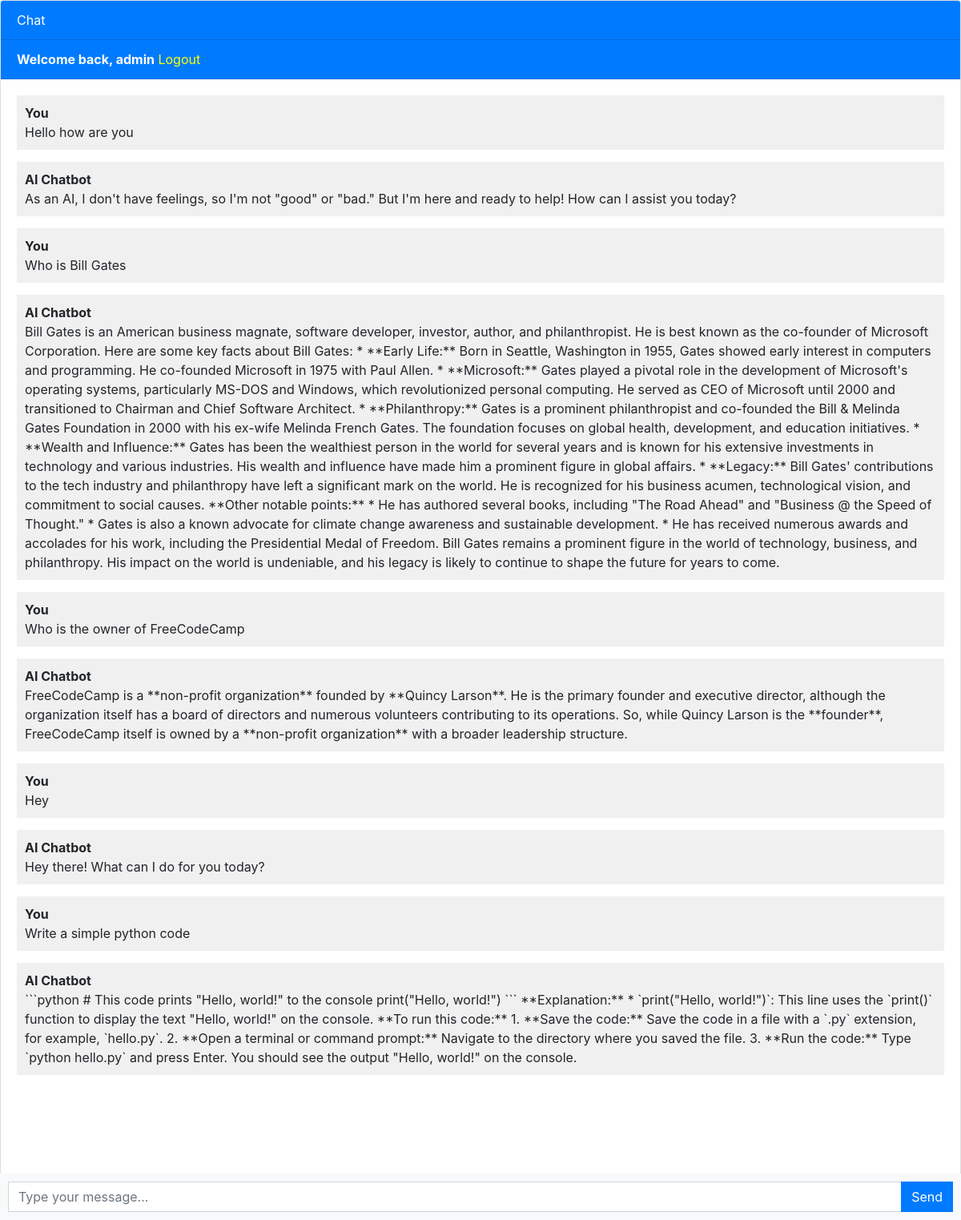
Screenshot of / (signed in) with the database file from the repository.
### chatbot/models.py (models this page shows, shortened)
class Chat(models.Model):
    user= models.ForeignKey(User,on_delete=models.CASCADE)
    message= models.TextField()
    response=models.TextField()
    created_at= models.DateTimeField(auto_now_add=True)

### chatbot/views.py (the view)
# urls.py: path('',views.chatbot,name='chatbot'),
def chatbot(request):
    chats = Chat.objects.filter(user=request.user)
    if request.method == 'POST':
        message = request.POST.get('message')
        response = ask_gemini(message)
        chat = Chat(user=request.user,message=message,response=response,created_at=timezone.now())
        chat.save()
        return JsonResponse({'message': message, 'response': response})
    return render(request, 'chatbot.html',{'chats':chats})

### templates/chatbot.html (shortened to what this page needs)
{% extends 'base.html' %}
{% block content %}
<div class="chat-container">
  <div class="card flex-grow-1">
    <div class="card-header bg-primary text-white">Chat</div>
    {% if user.is_authenticated %}
    <div class="card-header bg-primary text-white"><b>Welcome back, {{user.username}}</b>    <a style="color:yellow" href="logout">Logout</a></div>
    {% else %}
    <div class="card-header bg-primary text-white"><a style="color:yellow" href="login">Login</a>    <a style="color:yellow" href="register">Register</a></div>
    {% endif %}
    <div class="card-body messages-box">
      <ul class="list-unstyled messages-list">
        {% for chat in chats %}
          {% if chat.user == request.user %}
            <li class="message received">
              <div class="message-text">
                <div class="message-sender">
                  <b>You</b>
                </div>
                <div class="message-content">
                  {{chat.message}}
                </div>
              </div>
        </li>
        <li class="message received">
          <div class="message-text">
            <div class="message-sender">
              <b>AI Chatbot</b>
            </div>
            <div class="message-content">
              {{chat.response}}
            </div>
          </div>
        </li>
          {% endif %}
        {% endfor %}
      </ul>
    </div>
    <br><br>
    <br><br>
    <br><br>
  </div>
  <form class="message-form">
    <div class="input-group">
      <input type="text" class="form-control message-input" placeholder="Type your message...">
      <div class="input-group-append">
        <button type="submit" class="btn btn-primary btn-send">Send</button>
      </div>
    </div>
  </form>
</div>
{% endblock %}

### templates/base.html (shortened to what this page needs)
<!DOCTYPE html>
<html lang="en">
  <head>
    <link rel="stylesheet" href="https://stackpath.bootstrapcdn.com/bootstrap/4.3.1/css/bootstrap.min.css">
  </head>
  <body>
    {% block content %}{% endblock %}
  </body>
</html>

### templates/chatbot.html (style rules this page uses)
body, html { height: 100%; }
.messages-box { flex: 1; overflow-y: auto; }
.messages-list { padding-left: 0; }
.message { margin-bottom: 15px; list-style: none; }
.message-text { padding: 10px; border-radius: 5px; }
.received { background-color: #f1f0f0; align-self: flex-start; }
.message-form { display: flex; position: fixed; bottom: 0; left: 0; right: 0; padding: 10px; background-color: #f8f9fa; }
.message-input { flex: 1; border-radius: 0; border-right: none; }
.btn-send { border-radius: 0; }
.chat-container { height: 100%; display: flex; flex-direction: column; }

### rows the page displays
Chat: message "Hello how are you", response "As an AI, I don't have feelings, so I'm not \"good\" or \"bad.\" But I'm here and ready to help! How can I assist you today?"
Chat: message "Who is Bill Gates", response "Bill Gates is an American business magnate, software developer, investor, author, and philanthropist. He is best known as the co-founder of Microsoft Corporation. Here are some key facts about Bill Gates: * **Early Life:** Born in Seattle, Washington in 1955, Gates showed early interest in computers and programming. He co-founded Microsoft in 1975 with Paul Allen. * **Microsoft:** Gates played a pivotal role in the development of Microsoft's operating systems, particularly MS-DOS and Windows, which revolutionized personal computing. He served as CEO of Microsoft until 2000 and transitioned to Chairman and Chief Software Architect. * **Philanthropy:** Gates is a prominent philanthropist and…"
Chat: message "Who is the owner of FreeCodeCamp", response "FreeCodeCamp is a **non-profit organization** founded by **Quincy Larson**. He is the primary founder and executive director, although the organization itself has a board of directors and numerous volunteers contributing to its operations. So, while Quincy Larson is the **founder**, FreeCodeCamp itself is owned by a **non-profit organization** with a broader leadership structure."
Chat: message "Hey", response "Hey there! What can I do for you today?"
Chat: message "Write a simple python code", response "```python # This code prints \"Hello, world!\" to the console print(\"Hello, world!\") ``` **Explanation:** * `print(\"Hello, world!\")`: This line uses the `print()` function to display the text \"Hello, world!\" on the console. **To run this code:** 1. **Save the code:** Save the code in a file with a `.py` extension, for example, `hello.py`. 2. **Open a terminal or command prompt:** Navigate to the directory where you saved the file. 3. **Run the code:** Type `python hello.py` and press Enter. You should see the output \"Hello, world!\" on the console."

### other values shown
{{ user.username }} "admin"
